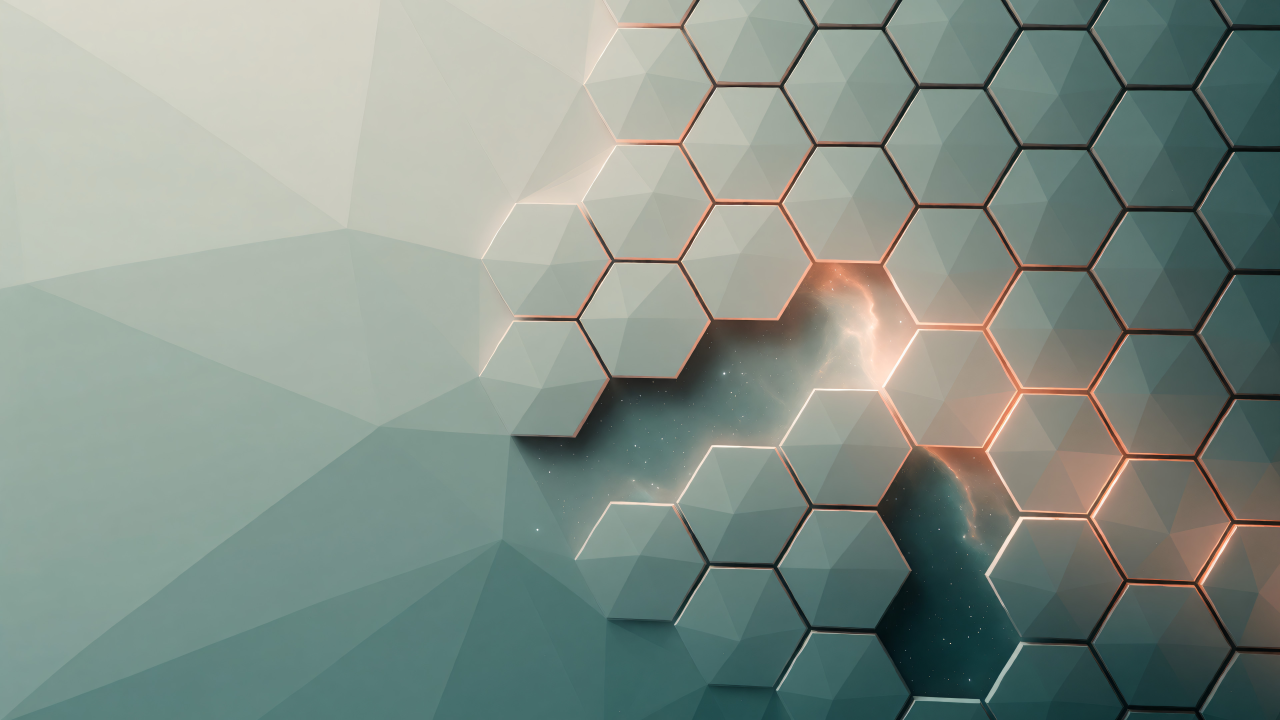
#> input picture CDE/wallpapers/images/cluster.jpg, 3840 x 2160 px (shown at 1/3 size); its folder holds only this picture in this run
$ python -i review.py   (imports and definitions only)
#> lines starting #> are read from the running program, lines starting #| are printed output that depends on the picture
"""Visual review by the LLM: does the built theme look right?

The icon check (imgcheck.py) looks at single painted icons. This looks at
what the user sees of the whole theme, with a vision model (llm.VISION,
FORGE_VISION; by default the same server, Qwen3.6 with its mmproj):

1. the window decoration, rendered as KWin draws it (preview.window, active
   above inactive, on the desktop colour);
2. each wallpaper;
3. the whole desktop in a lab VM after `install.sh --apply` (the vmtest
   screenshot): legibility, contrast of icons and labels to the wallpaper,
   whether frame and colours fit the style, obvious rendering faults
   (garbled glyphs, Breeze left over).

Every answer is bound to REVIEW_SCHEMA: ok, a score, and concrete issues,
each with a target. Major issues are repaired where the engine can: colours
and frame through the specification's partial repair (designer.repair_part),
a wallpaper through a rewritten prompt; then the package is built again and
looked at anew, up to `rounds` times. Issues without a repair path (icons,
rendering faults in the installer) are reported, not hidden.
"""
import base64
import io
import json
import os

from PIL import Image

from . import designer, events, llm, spec as specmod

TARGETS = {
    "decoration": ["title_colours", "title_text", "frame", "buttons", "other"],
    "wallpaper": ["lettering", "deformed", "colours", "icon_zone", "style", "composition", "other"],
    "desktop": ["wallpaper", "panel", "text_contrast", "icons", "decoration", "rendering", "other"],
}


# [15 lines left out: function schema, not called in this run]


CONTEXT = """Style model: {request}
Theme: {name} — {description}
Variant: {variant} ({mode}), lead colour {lead}; its look: {look}"""

QUESTIONS = {
    "decoration": """These are two window title bars with a strip of frame of a desktop theme, shown twice
enlarged as the window manager draws them: above the ACTIVE window, below an INACTIVE one, on the
desktop colour. The inactive one is meant to be quieter, but its title must stay legible.
Judge as a demanding UI designer:
- Is the title text legible on both (contrast)? Do active and inactive differ clearly?
- Do the colours and the frame fit the style model and the variant's look and lead colour?
- Are the buttons (menu left; minimize, maximize, close right) recognisable and tidy?
- Anything broken: cut-off shapes, misaligned parts, stray lines, artefacts?
ok: true only if there is no major issue. Each issue: what is wrong, severity, target
(title_colours, title_text, frame, buttons, other) and a concrete fix (e.g. "make the
inactive title bar clearly darker than the active one").""",
    "wallpaper": """This is a desktop wallpaper of the theme. Judge it as a user choosing a wallpaper would,
against the theme's brief — not against perfection, and not by your own taste.
Report each fault with one target:
- lettering: visible letters, words, numbers, fake writing, logos, watermarks, signatures;
- deformed: a clearly malformed main subject (melted shapes, extra limbs, broken geometry);
- colours: a colour world that contradicts the variant (e.g. bright pastel green for a dark red
  variant) — a different shade of the same world is fine, and the variant's own lead colour
  (red for a red variant, however bright) is never a contradiction;
- icon_zone: the left column where desktop icons sit (about the left fifth, top three quarters) is
  so busy with fine contrasty detail that white icon labels with a shadow would be hard to read;
  a sky, fog, a plain wall, soft texture or a calm floor are calm enough;
- style, composition, other: anything else (mood, framing, a subject you would have chosen
  differently).
Severity: major only for faults a user would reject the picture for — lettering of any kind,
a deformed main subject, a contradicting colour world, a clearly busy icon zone. Everything about
style, composition and taste is minor. A good, fitting picture gets ok true and no major issue.
fix: a concrete change to the picture (motif, composition, light, colours).""",
    "desktop": """This is a screenshot of the whole desktop right after the theme was installed and applied.
Judge as a demanding UI designer:
- Are the desktop icons and their labels legible against the wallpaper (contrast)?
- Is the panel (taskbar) legible and does it fit the theme?
- Do colours, panel and wallpaper go together and fit the style model?
- Obvious rendering faults: garbled or missing glyphs, the default Breeze look left over where
  the theme should be, black or white boxes, cut-off elements?
ok: true only if there is no major issue. target: wallpaper, panel, text_contrast, icons,
decoration, rendering or other; fix: a concrete change.""",
}


# [89 lines left out: functions _image_url, look, decoration_picture, title_contrast, filter_measured, not called in this run]


# The icon zone of a 1920×1080 wallpaper, measured at 960×540: the left column
# where Plasma's folder view lays out desktop icons. Calibrated on the shipped
# wallpapers (tests/review_bench.py): most good ones stay below 0.10 there, the
# fine chessboard of raytracing-singularity reaches 0.144, confetti 0.16. The
# measurement only overrules a claim of a busy zone, it never raises one: the
# margin is too thin for that.
ICON_ZONE = (0, 0, 210, 405)
BUSY = 0.13
WALLPAPER_MAJOR = {"lettering", "deformed", "colours", "icon_zone"}


def wallpaper_metrics(path):
    """Edge density and spread of lightness in the icon zone; mean colour and
    lightness of the whole picture (for the colour world)."""
#> called with path = '../../CDE/wallpapers/images/cluster.jpg'
    from PIL import ImageFilter, ImageStat
    im = Image.open(path).convert("RGB").resize((960, 540))
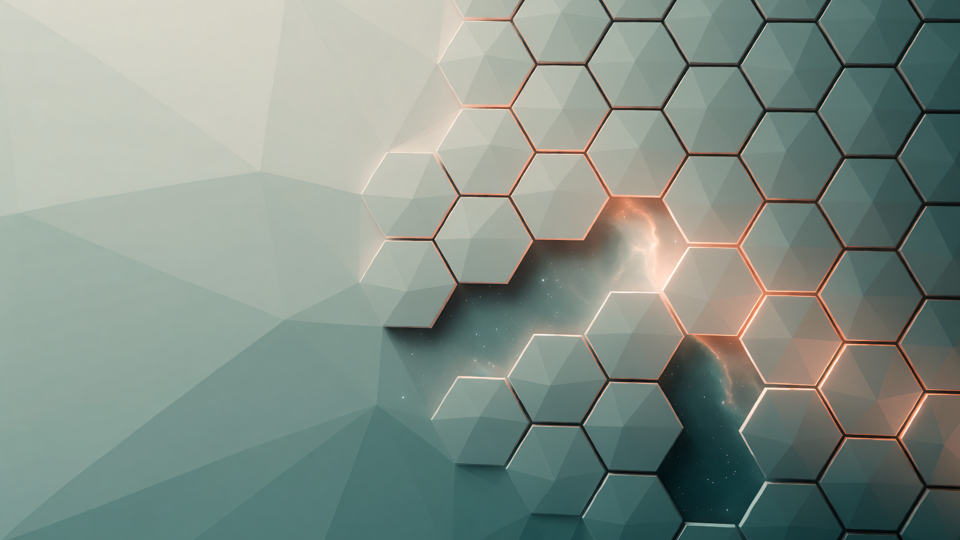
#> im: PIL image 960x540 RGB; mean R, G, B 132.1, 145, 136.4
    zone = im.crop(ICON_ZONE).convert("L")
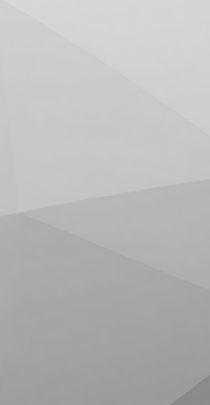
#> zone: PIL image 210x405 L; min 136, max 216, mean 184.7
    edges = ImageStat.Stat(zone.filter(ImageFilter.FIND_EDGES)).mean[0] / 255
#> edges = 0.0135
    mean = tuple(int(c) for c in ImageStat.Stat(im).mean)
#> mean = (132, 145, 136)
    return {"icon_zone_edges": round(edges, 3), "icon_zone_spread": round(ImageStat.Stat(zone).stddev[0], 1),
            "mean_colour": "#%02x%02x%02x" % mean, "mean_lightness": round(sum(mean) / 3 / 255, 2)}


# [30 lines left out: functions filter_wallpaper, wallpapers_of, not called in this run]


def _issue_lines(issues):
    return [f"visual review: {i['what']} — suggested: {i['fix']}" for i in issues]


# [38 lines left out: functions repair_colours, repair_frame, not called in this run]


PROMPT_FIX = """A desktop wallpaper was painted from this prompt:
{prompt}
A visual review found:
- {issues}
Write the prompt anew so that these faults go away: English, one continuous paragraph,
50–130 words, only the scene (no medium or style words), describe looks instead of names,
one calm area for desktop icons, never symbols, screens, signs, lettering or frames.
End with "no text, no logos"."""


# [99 lines left out: functions repair_wallpaper, review, not called in this run]

>>> result = wallpaper_metrics('../../CDE/wallpapers/images/cluster.jpg')
#> result = {'icon_zone_edges': 0.014, 'icon_zone_spread': 19.5, 'mean_colour': '#849188', 'mean_lightness': 0.54}

$ run again, on CDE/wallpapers/images/dolomiten.jpg
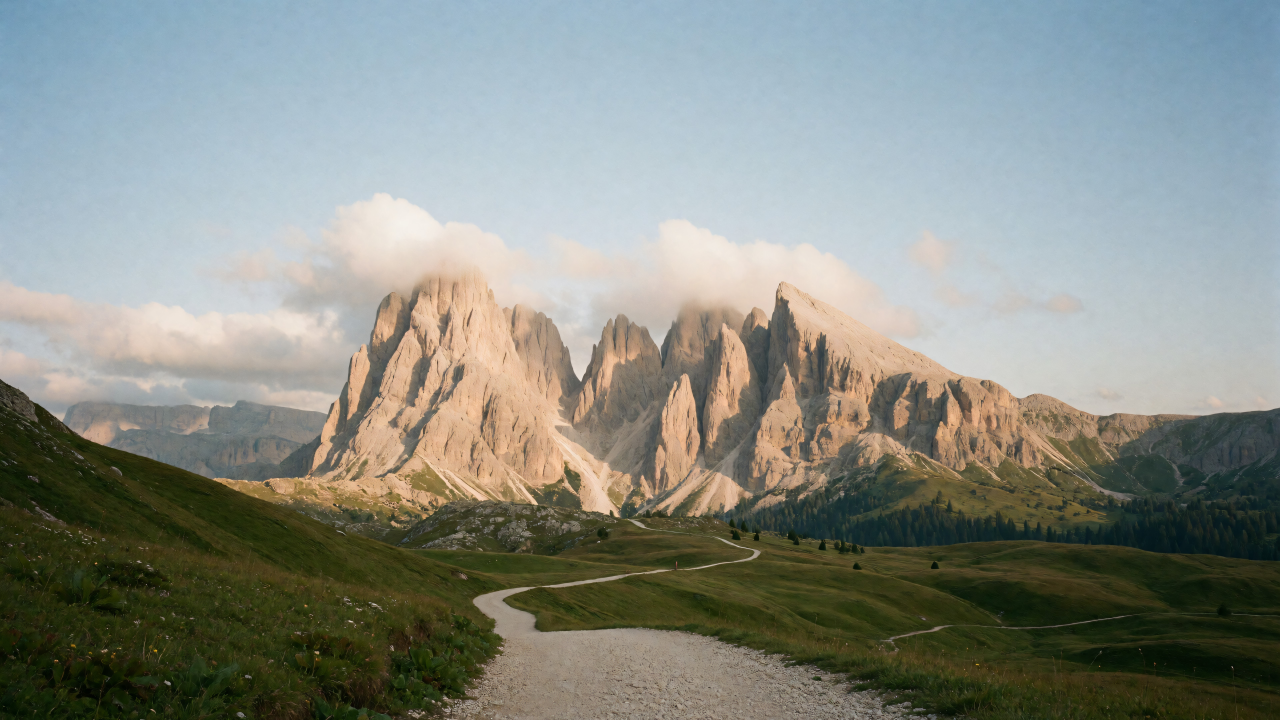
#> input picture CDE/wallpapers/images/dolomiten.jpg, 3840 x 2160 px (shown at 1/3 size)
#> in wallpaper_metrics, `im = Image.open(path).convert("RGB").resize((960, 540))`:
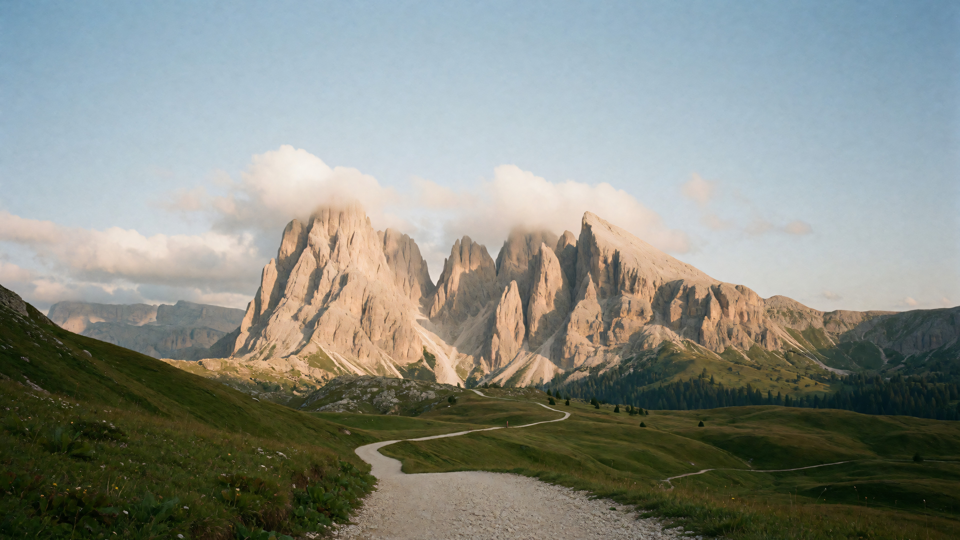
#> im: PIL image 960x540 RGB; mean R, G, B 134.6, 139.1, 131.3
#> in wallpaper_metrics, `zone = im.crop(ICON_ZONE).convert("L")`:
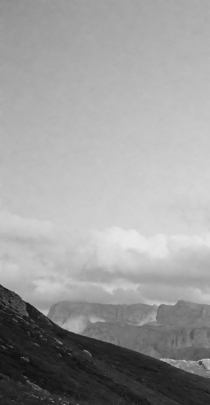
#> zone: PIL image 210x405 L; min 14, max 232, mean 156.2
#> edges = 0.0273
#> mean = (134, 139, 131)
#> result = {'icon_zone_edges': 0.027, 'icon_zone_spread': 57.1, 'mean_colour': '#868b83', 'mean_lightness': 0.53}

$ run again, on CDE/wallpapers/images/duene.jpg
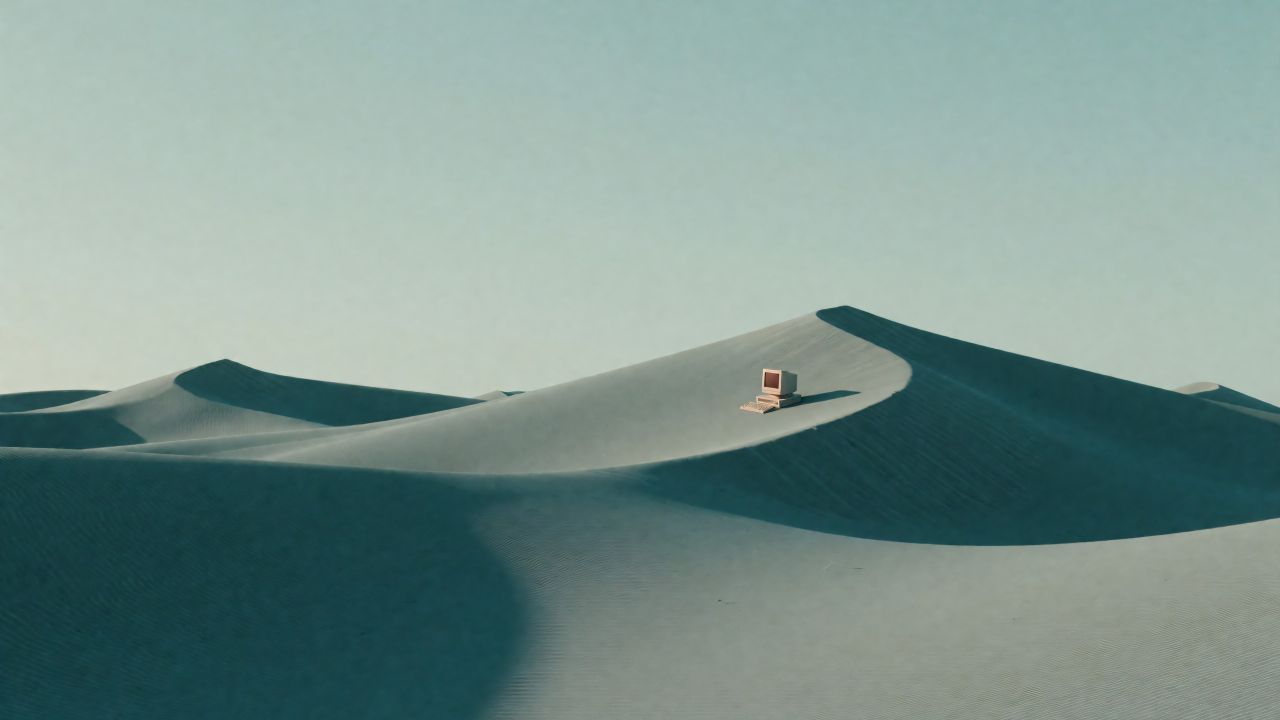
#> input picture CDE/wallpapers/images/duene.jpg, 3840 x 2160 px (shown at 1/3 size)
#> in wallpaper_metrics, `im = Image.open(path).convert("RGB").resize((960, 540))`:
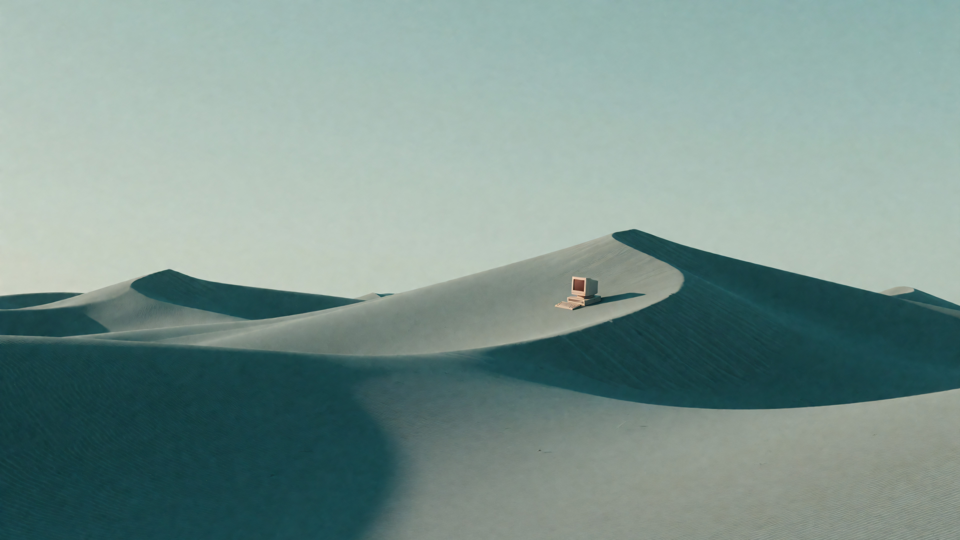
#> im: PIL image 960x540 RGB; mean R, G, B 123.9, 148.1, 142.6
#> in wallpaper_metrics, `zone = im.crop(ICON_ZONE).convert("L")`:
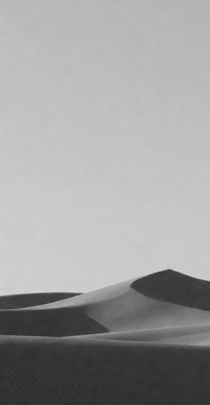
#> zone: PIL image 210x405 L; min 44, max 211, mean 157.7
#> edges = 0.02
#> mean = (123, 148, 142)
#> result = {'icon_zone_edges': 0.02, 'icon_zone_spread': 58.3, 'mean_colour': '#7b948e', 'mean_lightness': 0.54}
